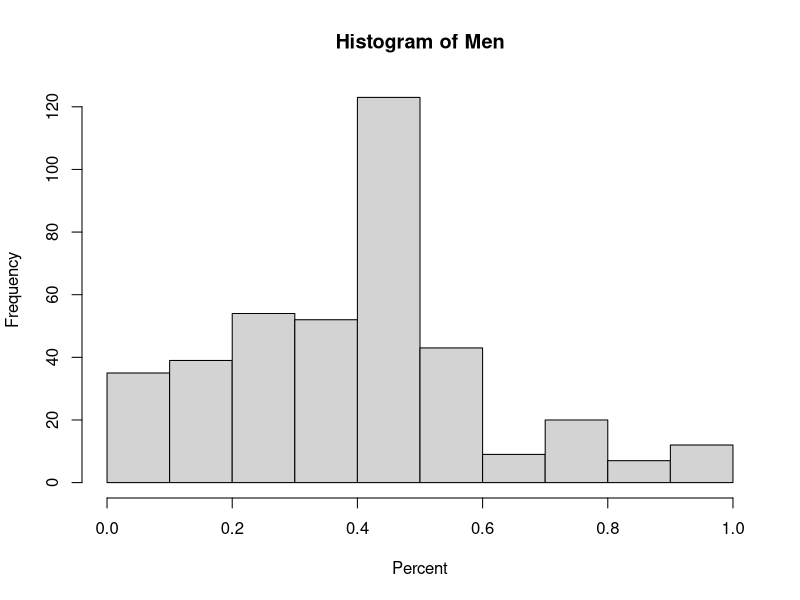
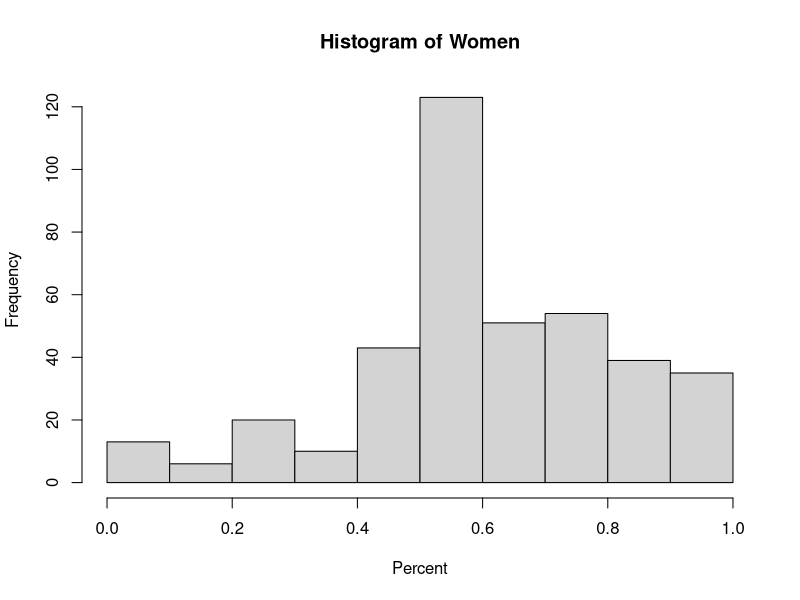
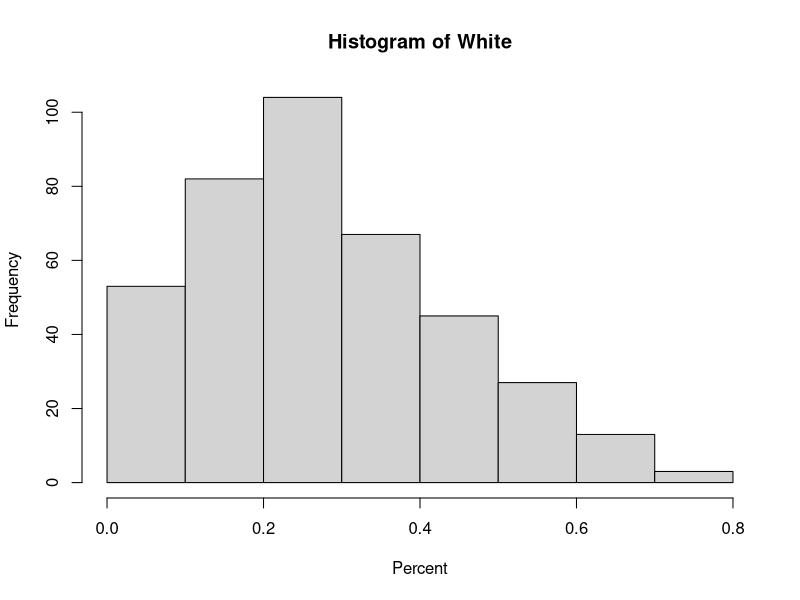
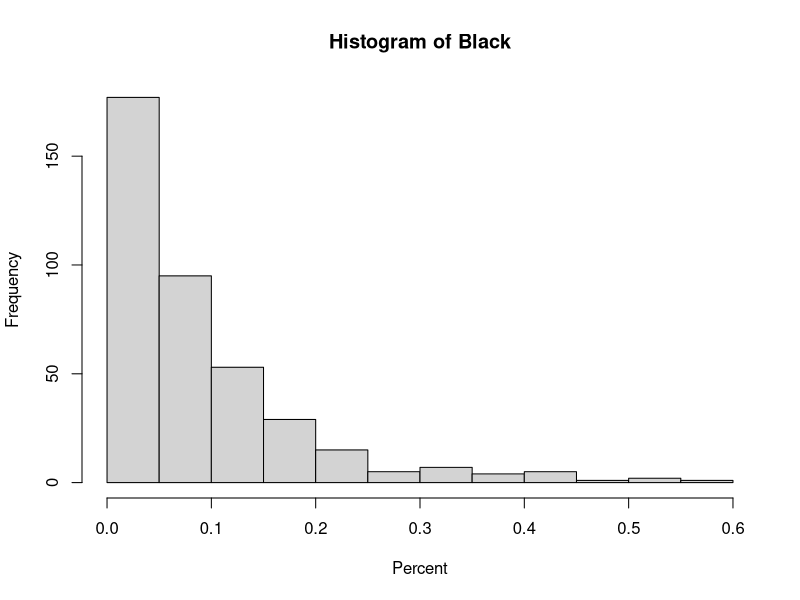
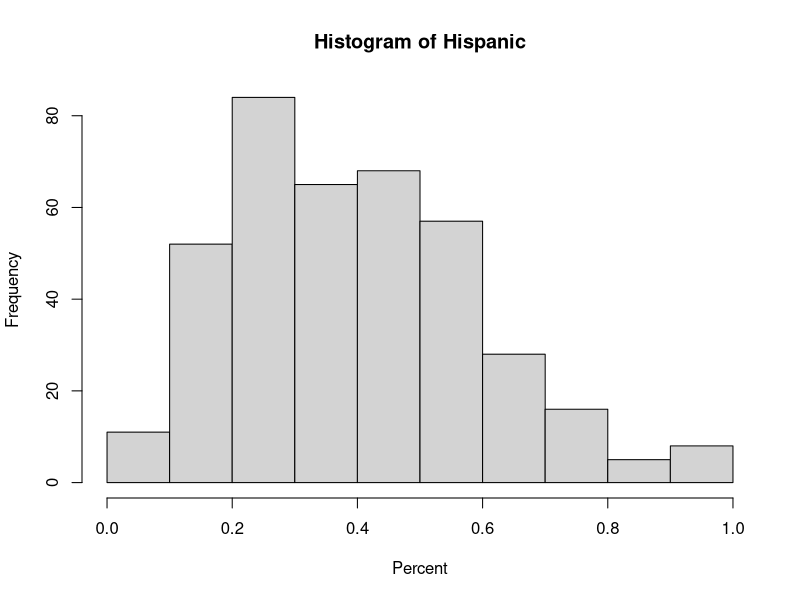
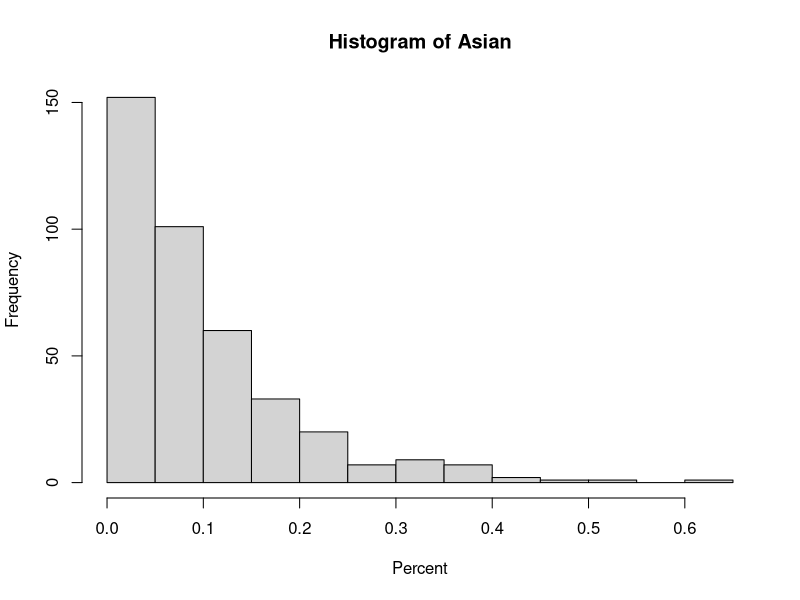
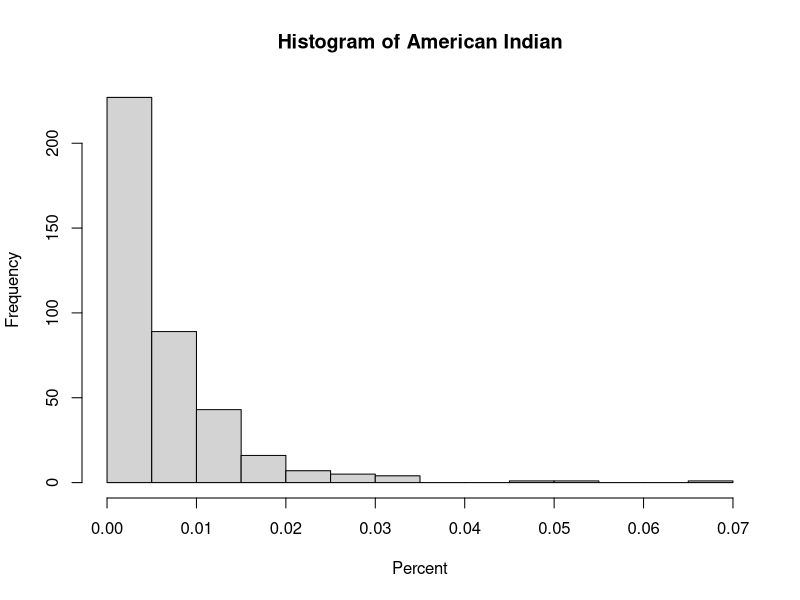
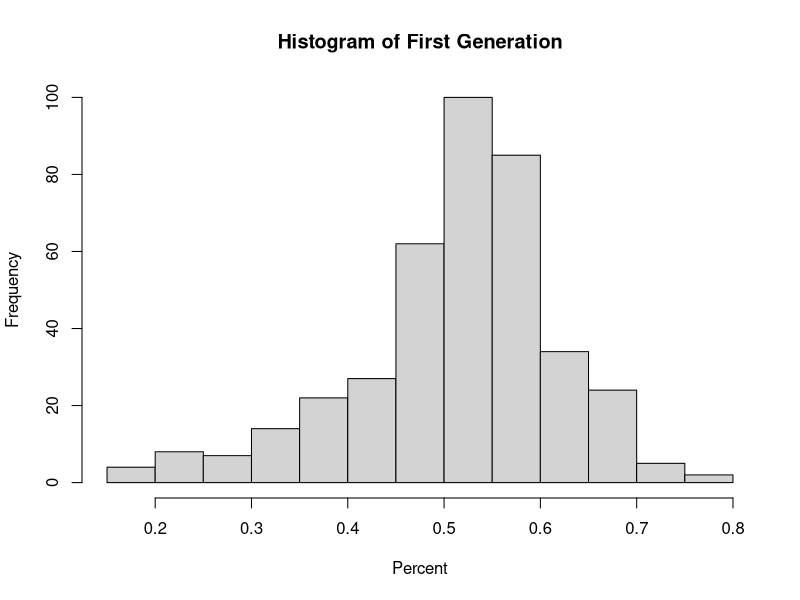

The R source for these figures, in order:
college_data <- read.csv("data/cleaned-data/clean-data.csv")

#Quantitative Variables 

##MEN 

men_stats <- c(median(college_data$UGDS_MEN), quantile(college_data$UGDS_MEN)[2], quantile(college_data$UGDS_MEN)[4],IQR(college_data$UGDS_MEN),mean(college_data$UGDS_MEN),sd(college_data$UGDS_MEN))
names(men_stats) <- c("Median", "First Quartile", "Third Quartile", "IQR", "Mean", "Std. Deviation")
men_stats <- as.data.frame(men_stats)
colnames(men_stats) <- "MEN"

png("images/men-histogram.png")
hist(college_data$UGDS_MEN, main="Histogram of Men", xlab="Percent")
dev.off() 


##WOMEN

women_stats <- c(median(college_data$UGDS_WOMEN), quantile(college_data$UGDS_WOMEN)[2], quantile(college_data$UGDS_WOMEN)[4],IQR(college_data$UGDS_WOMEN),mean(college_data$UGDS_WOMEN),sd(college_data$UGDS_WOMEN))
names(women_stats) <- c("Median", "First Quartile", "Third Quartile", "IQR", "Mean", "Std. Deviation")
women_stats <- as.data.frame(women_stats)
colnames(women_stats) <- "WOMEN"

png("images/women-histogram.png")
hist(college_data$UGDS_WOMEN, main="Histogram of Women", xlab="Percent")
dev.off() 


##WHITE

white_stats <- c(median(college_data$UGDS_WHITE), quantile(college_data$UGDS_WHITE)[2], quantile(college_data$UGDS_WHITE)[4],IQR(college_data$UGDS_WHITE),mean(college_data$UGDS_WHITE),sd(college_data$UGDS_WHITE))
names(white_stats) <- c("Median", "First Quartile", "Third Quartile", "IQR", "Mean", "Std. Deviation")
white_stats <- as.data.frame(white_stats)
colnames(white_stats) <- "WHITE"

png("images/white-histogram.png")
hist(college_data$UGDS_WHITE, main="Histogram of White", xlab="Percent")
dev.off() 


##BLACK

black_stats <- c(median(college_data$UGDS_BLACK), quantile(college_data$UGDS_BLACK)[2], quantile(college_data$UGDS_BLACK)[4],IQR(college_data$UGDS_BLACK),mean(college_data$UGDS_BLACK),sd(college_data$UGDS_BLACK))
names(black_stats) <- c("Median", "First Quartile", "Third Quartile", "IQR", "Mean", "Std. Deviation")
black_stats <- as.data.frame(black_stats)
colnames(black_stats) <- "BLACK"

png("images/black-histogram.png")
hist(college_data$UGDS_BLACK, main="Histogram of Black", xlab="Percent")
dev.off() 


##HISP

hisp_stats <- c(median(college_data$UGDS_HISP), quantile(college_data$UGDS_HISP)[2], quantile(college_data$UGDS_HISP)[4],IQR(college_data$UGDS_HISP),mean(college_data$UGDS_HISP),sd(college_data$UGDS_HISP))
names(hisp_stats) <- c("Median", "First Quartile", "Third Quartile", "IQR", "Mean", "Std. Deviation")
hisp_stats <- as.data.frame(hisp_stats)
colnames(hisp_stats) <- "HISPANIC"

png("images/hispanic-histogram.png")
hist(college_data$UGDS_HISP, main="Histogram of Hispanic", xlab="Percent")
dev.off() 


##ASIAN

asian_stats <- c(median(college_data$UGDS_ASIAN), quantile(college_data$UGDS_ASIAN)[2], quantile(college_data$UGDS_ASIAN)[4],IQR(college_data$UGDS_ASIAN),mean(college_data$UGDS_ASIAN),sd(college_data$UGDS_ASIAN))
names(asian_stats) <- c("Median", "First Quartile", "Third Quartile", "IQR", "Mean", "Std. Deviation")
asian_stats <- as.data.frame(asian_stats)
colnames(asian_stats) <- "ASIAN"

png("images/asian-histogram.png")
hist(college_data$UGDS_ASIAN, main="Histogram of Asian", xlab="Percent")
dev.off() 



##AIAN

aian_stats <- c(median(college_data$UGDS_AIAN), quantile(college_data$UGDS_AIAN)[2], quantile(college_data$UGDS_AIAN)[4],IQR(college_data$UGDS_AIAN),mean(college_data$UGDS_AIAN),sd(college_data$UGDS_AIAN))
names(aian_stats) <- c("Median", "First Quartile", "Third Quartile", "IQR", "Mean", "Std. Deviation")
aian_stats <- as.data.frame(aian_stats)
colnames(aian_stats) <- "AMERICAN INDIAN"

png("images/american-indian-histogram.png")
hist(college_data$UGDS_AIAN, main="Histogram of American Indian", xlab="Percent")
dev.off() 


##FIRST_GEN 

first_gen_stats <- c(median(college_data$FIRST_GEN), quantile(college_data$FIRST_GEN)[2], quantile(college_data$FIRST_GEN)[4],IQR(college_data$FIRST_GEN),mean(college_data$FIRST_GEN),sd(college_data$FIRST_GEN))
names(first_gen_stats) <- c("Median", "First Quartile", "Third Quartile", "IQR", "Mean", "Std. Deviation")
first_gen_stats <- as.data.frame(first_gen_stats)
colnames(first_gen_stats) <- "FIRST GEN"

png("images/first-gen-histogram.png")
hist(college_data$FIRST_GEN, main="Histogram of First Generation", xlab="Percent")
dev.off() 



##MARRIED

married_stats <- c(median(college_data$MARRIED), quantile(college_data$MARRIED)[2], quantile(college_data$MARRIED)[4],IQR(college_data$MARRIED),mean(college_data$MARRIED),sd(college_data$MARRIED))
names(married_stats) <- c("Median", "First Quartile", "Third Quartile", "IQR", "Mean", "Std. Deviation")
married_stats <- as.data.frame(married_stats)
colnames(married_stats) <- "MARRIED"

png("images/married-histogram.png")
hist(college_data$MARRIED, main="Histogram of Married", xlab="Percent")
dev.off() 



##PCTFLOAN

pctfloan_stats <- c(median(college_data$PCTFLOAN), quantile(college_data$PCTFLOAN)[2], quantile(college_data$PCTFLOAN)[4],IQR(college_data$PCTFLOAN),mean(college_data$PCTFLOAN),sd(college_data$PCTFLOAN))
names(pctfloan_stats) <- c("Median", "First Quartile", "Third Quartile", "IQR", "Mean", "Std. Deviation")
pctfloan_stats <- as.data.frame(pctfloan_stats)
colnames(pctfloan_stats) <- "PCT FEDERAL LOAN"

png("images/pctfloan-histogram.png")
hist(college_data$PCTFLOAN, main="Histogram of Federal Loans", xlab="Percent")
dev.off() 


##DEBT_MDN

debt_mdn_stats <- c(median(college_data$DEBT_MDN), quantile(college_data$DEBT_MDN)[2], quantile(college_data$DEBT_MDN)[4],IQR(college_data$DEBT_MDN),mean(college_data$DEBT_MDN),sd(college_data$DEBT_MDN))
names(debt_mdn_stats) <- c("Median", "First Quartile", "Third Quartile", "IQR", "Mean", "Std. Deviation")
debt_mdn_stats <- as.data.frame(debt_mdn_stats)
colnames(debt_mdn_stats) <- "MEDIAN DEBT"

png("images/debt-histogram.png")
hist(college_data$DEBT_MDN, main="Histogram of Debt Median", xlab="Percent")
dev.off() 


##MN_EARN_WNE_P10

mn_earn_stats <- c(median(college_data$MN_EARN_WNE_P10), quantile(college_data$MN_EARN_WNE_P10)[2], quantile(college_data$MN_EARN_WNE_P10)[4],IQR(college_data$MN_EARN_WNE_P10),mean(college_data$MN_EARN_WNE_P10),sd(college_data$MN_EARN_WNE_P10))
names(mn_earn_stats) <- c("Median", "First Quartile", "Third Quartile", "IQR", "Mean", "Std. Deviation")
mn_earn_stats <- as.data.frame(mn_earn_stats)
colnames(mn_earn_stats) <- "MEAN EARNINGS"

png("images/mn-earnings-histogram.png")
hist(college_data$MN_EARN_WNE_P10, main="Histogram of Mean Earnings", xlab="Percent")
dev.off() 


##GENDER_DIV 

gen_div_stats <- c(median(college_data$GENDER_DIV), quantile(college_data$GENDER_DIV)[2], quantile(college_data$GENDER_DIV)[4],IQR(college_data$GENDER_DIV),mean(college_data$GENDER_DIV),sd(college_data$GENDER_DIV))
names(gen_div_stats) <- c("Median", "First Quartile", "Third Quartile", "IQR", "Mean", "Std. Deviation")
gen_div_stats <- as.data.frame(gen_div_stats)
colnames(gen_div_stats) <- "GENDER DIV"

png("images/gender-div-histogram.png")
hist(college_data$GENDER_DIV, main="Histogram of Gender Diversity", xlab="Percent")
dev.off() 


##RACE_DIV 

race_div_stats <- c(median(college_data$RACE_DIV), quantile(college_data$RACE_DIV)[2], quantile(college_data$RACE_DIV)[4],IQR(college_data$RACE_DIV),mean(college_data$RACE_DIV),sd(college_data$RACE_DIV))
names(race_div_stats) <- c("Median", "First Quartile", "Third Quartile", "IQR", "Mean", "Std. Deviation")
race_div_stats <- as.data.frame(race_div_stats)
colnames(race_div_stats) <- "RACE DIV"

png("images/race-div-histogram.png")
hist(college_data$RACE_DIV, main="Histogram of Race Diversity", xlab="Percent")
dev.off() 


##MARITAL_STATUS_DIV

marital_div_stats <- c(median(college_data$MARITAL_STATUS_DIV), quantile(college_data$MARITAL_STATUS_DIV)[2], quantile(college_data$MARITAL_STATUS_DIV)[4],IQR(college_data$MARITAL_STATUS_DIV),mean(college_data$MARITAL_STATUS_DIV),sd(college_data$MARITAL_STATUS_DIV))
names(marital_div_stats) <- c("Median", "First Quartile", "Third Quartile", "IQR", "Mean", "Std. Deviation")
marital_div_stats <- as.data.frame(marital_div_stats)
colnames(marital_div_stats) <- "MARITAL STATUS DIV"

png("images/married-div-histogram.png")
hist(college_data$MARITAL_STATUS_DIV, main="Histogram of Marital Status Diversity", xlab="Percent")
dev.off() 


##FIRST_GEN_DIV

first_gen_div_stats <- c(median(college_data$FIRST_GEN_DIV), quantile(college_data$FIRST_GEN_DIV)[2], quantile(college_data$FIRST_GEN_DIV)[4],IQR(college_data$FIRST_GEN_DIV),mean(college_data$FIRST_GEN_DIV),sd(college_data$FIRST_GEN_DIV))
names(first_gen_div_stats) <- c("Median", "First Quartile", "Third Quartile", "IQR", "Mean", "Std. Deviation")
first_gen_div_stats <- as.data.frame(first_gen_div_stats)
colnames(first_gen_div_stats) <- "FIRST GEN DIV"

png("images/first-gen-div-histogram.png")
hist(college_data$FIRST_GEN_DIV, main="Histogram of Gender Diversity", xlab="Percent")
dev.off() 

##DIV_SCORE 

div_score_stats <- c(median(college_data$DIV_SCORE), quantile(college_data$DIV_SCORE)[2], quantile(college_data$DIV_SCORE)[4],IQR(college_data$DIV_SCORE),mean(college_data$DIV_SCORE),sd(college_data$DIV_SCORE))
names(div_score_stats) <- c("Median", "First Quartile", "Third Quartile", "IQR", "Mean", "Std. Deviation")
div_score_stats <- as.data.frame(div_score_stats)
colnames(div_score_stats) <- "DIV_SCORE"

png("images/div-score-histogram.png")
hist(college_data$DIV_SCORE, main="Histogram of Diversity Score", xlab="Percent")
dev.off() 


###Descriptive Stats of All Quantitative Variables 

quant_var_stats <- data.frame(men_stats, women_stats, white_stats, black_stats, hisp_stats, asian_stats, aian_stats, first_gen_stats, married_stats, pctfloan_stats, debt_mdn_stats, mn_earn_stats, gen_div_stats, race_div_stats, marital_div_stats, first_gen_div_stats, div_score_stats)

###Correlation Matrix

mat <- signif(cor(college_data[c(5:15,19,23:29)]),2)
mat[lower.tri(mat)]=""
correlation_matrix <- data.frame(mat)

##eda-output.txt
sink("data/eda-output.txt")
print("Descriptive Statistics")
print(quant_var_stats)
print("Correlation Matrix")
print(correlation_matrix)
sink()

##save rdata 
#save Rdata
save(quant_var_stats, correlation_matrix, file="data/eda-output.RData")